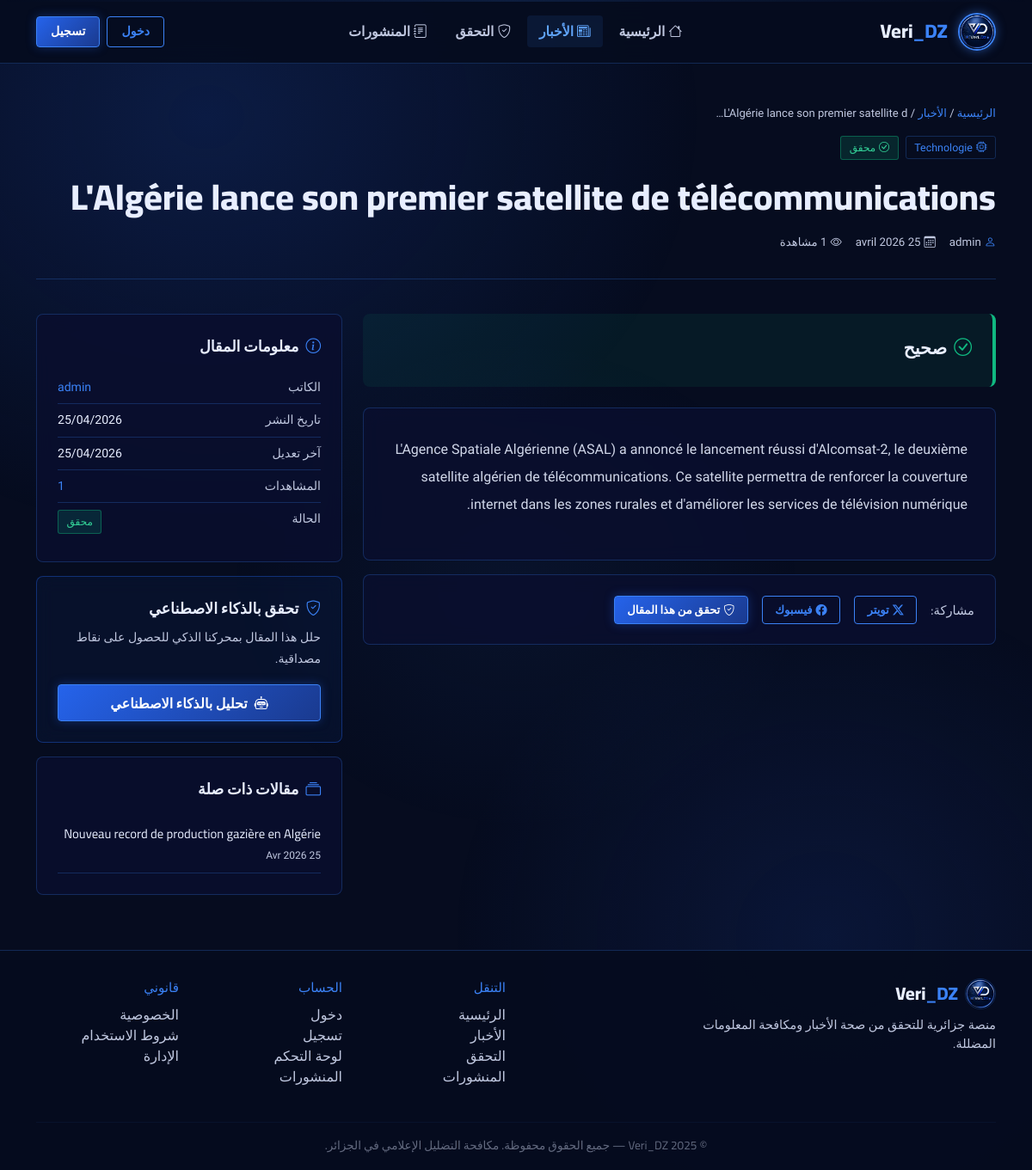
The page /news/1/ on the database its author committed.
### news/models.py (models this page shows, shortened)
class Article(models.Model):
    VERDICT_CHOICES = [
        ('unverified', 'Non vérifié'),
        ('true', 'Vrai'),
        ('false', 'Faux'),
        ('misleading', 'Trompeur'),
        ('partial', 'Partiellement vrai'),
    ]
    title = models.CharField(max_length=200)
    content = models.TextField()
    source_url = models.URLField(blank=True)
    author = models.ForeignKey(
        settings.AUTH_USER_MODEL,
        on_delete=models.CASCADE,
        related_name='articles'
    )
    category = models.ForeignKey(Category, on_delete=models.SET_NULL, null=True, blank=True)
    created_at = models.DateTimeField(auto_now_add=True)
    updated_at = models.DateTimeField(auto_now=True)
    is_verified = models.BooleanField(default=False)
    verdict = models.CharField(max_length=20, choices=VERDICT_CHOICES, default='unverified')
    verdict_explanation = models.TextField(blank=True)
    image = models.ImageField(upload_to='articles/', blank=True, null=True)
    views_count = models.PositiveIntegerField(default=0)
    class Meta:
        ordering = ['-created_at']
        verbose_name = 'Article'
        verbose_name_plural = 'Articles'

class Category(models.Model):
    name = models.CharField(max_length=100)
    slug = models.SlugField(unique=True)
    icon = models.CharField(max_length=50, default='bi-folder')
    class Meta:
        verbose_name = 'Catégorie'
        verbose_name_plural = 'Catégories'

### accounts/models.py (models this page shows, shortened)
class User(AbstractUser):
    is_journalist = models.BooleanField(default=False)
    bio = models.TextField(blank=True)
    organization = models.CharField(max_length=200, blank=True)
    avatar = models.ImageField(upload_to='avatars/', blank=True, null=True)
    class Meta:
        verbose_name = 'Utilisateur'
        verbose_name_plural = 'Utilisateurs'

### news/views.py (the view)
# urls.py: path('<int:pk>/', views.article_detail, name='article_detail'),
def article_detail(request, pk):
    article = get_object_or_404(Article, pk=pk)
    article.views_count += 1
    article.save(update_fields=['views_count'])
    related = Article.objects.filter(category=article.category).exclude(pk=pk)[:3]
    return render(request, 'news/article_detail.html', {'article': article, 'related': related})

### news/templates/news/article_detail.html (shortened to what this page needs)
{% extends 'base.html' %}
{% block nav_news %}active{% endblock %}
{% block content %}
<div class="container">
    <div class="article-hero">
        <div class="breadcrumb-vd">
            <a href="/">الرئيسية</a> / <a href="/news/">الأخبار</a> / {{ article.title|truncatechars:40 }}
        </div>
        <div class="d-flex flex-wrap gap-2 align-items-center mb-3">
            {% if article.category %}
            <span style="font-family:var(--font-body);font-size:0.78rem;color:var(--vd-bright);border:1px solid var(--vd-border);border-radius:3px;padding:0.2rem 0.6rem;">
                <i class="bi {{ article.category.icon }} me-1"></i>{{ article.category.name }}
            </span>
            {% endif %}
            {% if article.is_verified %}
            <span class="badge-verified"><i class="bi bi-check-circle me-1"></i>محقق</span>
            {% else %}
            <span class="badge-unverified">قيد الانتظار</span>
            {% endif %}
        </div>
        <h1 class="article-main-title">{{ article.title }}</h1>
        <div class="d-flex flex-wrap gap-3 align-items-center" style="font-family:var(--font-body);font-size:0.83rem;color:var(--vd-silver);">
            <span><i class="bi bi-person me-1 text-vd-accent"></i>{{ article.author.username }}</span>
            <span><i class="bi bi-calendar3 me-1"></i>{{ article.created_at|date:"d F Y" }}</span>
            <span><i class="bi bi-eye me-1"></i>{{ article.views_count }} مشاهدة</span>
        </div>
    </div>
    <div class="row g-4">
        <div class="col-lg-8">
            {% if article.verdict != 'unverified' %}
            <div class="verdict-panel {{ article.verdict }}">
                <div class="verdict-label">
                    {% if article.verdict == 'true' %}<i class="bi bi-check-circle me-2" style="color:#10b981;"></i>صحيح
                    {% elif article.verdict == 'false' %}<i class="bi bi-x-circle me-2" style="color:#ef4444;"></i>خاطئ
                    {% elif article.verdict == 'misleading' %}<i class="bi bi-exclamation-triangle me-2" style="color:#f59e0b;"></i>مضلل
                    {% elif article.verdict == 'partial' %}<i class="bi bi-slash-circle me-2" style="color:#8b5cf6;"></i>صحيح جزئياً
                    {% endif %}
                </div>
            </div>
            {% endif %}
            <div class="article-body">{{ article.content|linebreaks }}</div>
            <div class="vd-card mt-3 d-flex align-items-center gap-3 flex-wrap">
                <span class="font-main text-vd-silver" style="font-size:0.92rem;">مشاركة:</span>
                <a href="https://twitter.com/intent/tweet?text={{ article.title|urlencode }}&url={{ request.build_absolute_uri }}" target="_blank" class="btn-vd-outline" style="font-size:0.82rem;padding:0.35rem 0.9rem;">
                   <i class="bi bi-twitter-x me-1"></i>تويتر
                </a>
                <a href="https://www.facebook.com/sharer/sharer.php?u={{ request.build_absolute_uri }}" target="_blank" class="btn-vd-outline" style="font-size:0.82rem;padding:0.35rem 0.9rem;">
                   <i class="bi bi-facebook me-1"></i>فيسبوك
                </a>
                <a href="/fact-check/" class="btn-vd-primary" style="font-size:0.82rem;padding:0.35rem 0.9rem;">
                    <i class="bi bi-shield-check me-1"></i>تحقق من هذا المقال
                </a>
            </div>
        </div>
        <div class="col-lg-4">
            <div class="vd-card mb-3">
                <div class="vd-card-title mb-3"><i class="bi bi-info-circle me-2 text-vd-accent"></i>معلومات المقال</div>
                <div class="stat-row"><span class="text-vd-silver">الكاتب</span><span class="text-vd-accent">{{ article.author.username }}</span></div>
                <div class="stat-row"><span class="text-vd-silver">تاريخ النشر</span><span>{{ article.created_at|date:"d/m/Y" }}</span></div>
                <div class="stat-row"><span class="text-vd-silver">آخر تعديل</span><span>{{ article.updated_at|date:"d/m/Y" }}</span></div>
                <div class="stat-row"><span class="text-vd-silver">المشاهدات</span><span class="text-vd-accent">{{ article.views_count }}</span></div>
                <div class="stat-row">
                    <span class="text-vd-silver">الحالة</span>
                    {% if article.is_verified %}<span class="badge-verified">محقق</span>{% else %}<span class="badge-unverified">قيد الانتظار</span>{% endif %}
                </div>
            </div>
            <div class="vd-card mb-3" style="border-color:rgba(37,99,235,0.4);background:rgba(37,99,235,0.06);">
                <div class="vd-card-title mb-2"><i class="bi bi-shield-check me-2 text-vd-accent"></i>تحقق بالذكاء الاصطناعي</div>
                <p class="text-vd-silver" style="font-size:0.88rem;font-family:var(--font-body);line-height:1.8;">حلل هذا المقال بمحركنا الذكي للحصول على نقاط مصداقية.</p>
                <a href="/fact-check/" class="btn-vd-primary w-100 text-center" style="padding:0.55rem;">
                    <i class="bi bi-robot me-2"></i>تحليل بالذكاء الاصطناعي
                </a>
            </div>
            {% if related %}
            <div class="vd-card">
                <div class="vd-card-title mb-3"><i class="bi bi-collection me-2 text-vd-accent"></i>مقالات ذات صلة</div>
                {% for rel in related %}
                <a href="/news/{{ rel.pk }}/" style="text-decoration:none;color:inherit;">
                    <div style="padding:0.7rem 0;border-bottom:1px solid var(--vd-border);">
                        <div style="font-family:var(--font-main);font-size:0.92rem;color:var(--vd-white);line-height:1.5;">{{ rel.title|truncatechars:60 }}</div>
                        <div style="font-family:var(--font-body);font-size:0.75rem;color:var(--vd-silver);margin-top:0.3rem;">{{ rel.created_at|date:"d M Y" }}</div>
                    </div>
                </a>
                {% endfor %}
            </div>
            {% endif %}
        </div>
    </div>
</div>
{% endblock %}

### templates/base.html (style rules this page uses)
:root { --vd-navy: #0a0f2e; --vd-dark: #060c1f; --vd-blue: #1a3a8f; --vd-accent: #2563eb; --vd-bright: #3b82f6; --vd-glow: #60a5fa; --vd-silver: #c0c8e0; --vd-white: #e8eeff; --vd-border: rgba(59,130,246,0.25); --vd-card-bg: rgba(10,15,46,0.85); --vd-panel: rgba(26,58,143,0.12); --font-main: 'Cairo', sans-serif; --font-body: 'Tajawal', sans-serif; --sidebar-width: 280px; }
* { box-sizing: border-box; }
body { background: var(--vd-dark); color: var(--vd-white); font-family: var(--font-body); min-height: 100vh; overflow-x: hidden; direction: rtl; }
body::before { content: ''; position: fixed; inset: 0; background: radial-gradient(ellipse 80% 60% at 20% 10%, rgba(37,99,235,0.18) 0%, transparent 60%), radial-gradient(ellipse 60% 50% at 80% 80%, rgba(26,58,143,0.22) 0%, transparent 60%), radial-gradient(ellipse 40% 30% at 50% 50%, rgba(59,130,246,0.06) 0%, transparent 70%); pointer-events: none; z-index: 0; }
.btn-vd-primary { background: linear-gradient(135deg, var(--vd-accent), var(--vd-blue)); color: #fff; border: 1px solid var(--vd-bright); font-family: var(--font-main); font-size: 1rem; font-weight: 700; padding: 0.55rem 1.6rem; border-radius: 4px; transition: all 0.25s; box-shadow: 0 0 12px rgba(37,99,235,0.35); text-decoration: none; display: inline-block; }
.btn-vd-outline { background: transparent; color: var(--vd-bright); border: 1px solid var(--vd-bright); font-family: var(--font-main); font-size: 1rem; font-weight: 700; padding: 0.55rem 1.6rem; border-radius: 4px; transition: all 0.25s; text-decoration: none; display: inline-block; }
.vd-card { background: var(--vd-card-bg); border: 1px solid var(--vd-border); border-radius: 8px; padding: 1.5rem; backdrop-filter: blur(10px); transition: border-color 0.3s, box-shadow 0.3s; }
.vd-card-title { font-family: var(--font-main); font-size: 1.1rem; font-weight: 700; color: var(--vd-white); }
.badge-verified { background: rgba(16,185,129,0.15); color: #34d399; border: 1px solid rgba(16,185,129,0.4); font-family: var(--font-main); font-size: 0.75rem; padding: 0.25rem 0.6rem; border-radius: 3px; }
.text-vd-accent { color: var(--vd-bright); }
.text-vd-silver { color: var(--vd-silver); }
.font-main { font-family: var(--font-main); }
.bi { margin-left: 4px; margin-right: 0; }
.me-1 { margin-left: 0.25rem !important; margin-right: 0 !important; }
.me-2 { margin-left: 0.5rem !important; margin-right: 0 !important; }

### news/templates/news/article_detail.html (style rules this page uses)
.article-hero { padding: 3rem 0 2rem; border-bottom: 1px solid var(--vd-border); margin-bottom: 2.5rem; }
.breadcrumb-vd { font-family: var(--font-body); font-size: 0.82rem; color: var(--vd-silver); margin-bottom: 1rem; }
.breadcrumb-vd a { color: var(--vd-bright); text-decoration: none; }
.article-main-title { font-family: var(--font-main); font-size: clamp(1.8rem, 3.5vw, 2.6rem); font-weight: 800; color: var(--vd-white); line-height: 1.3; margin-bottom: 1rem; }
.article-body { background: var(--vd-card-bg); border: 1px solid var(--vd-border); border-radius: 8px; padding: 2rem; font-size: 1rem; line-height: 2; color: rgba(232,238,255,0.9); backdrop-filter: blur(10px); font-family: var(--font-body); }
.verdict-panel { border-radius: 8px; padding: 1.5rem; margin-bottom: 1.5rem; border-right: 4px solid; border-left: none; }
.verdict-panel.true { background:rgba(16,185,129,0.08);border-color:#10b981; }
.verdict-label { font-family: var(--font-main); font-size: 1.3rem; font-weight: 800; margin-bottom: 0.4rem; }
.stat-row { display: flex; justify-content: space-between; padding: 0.5rem 0; border-bottom: 1px solid var(--vd-border); font-size: 0.88rem; font-family: var(--font-body); }
.stat-row:last-child { border-bottom: none; }

### rows shown on the page
Article: title "L'Algérie lance son premier satellite d…", category.name "Technologie", title "L'Algérie lance son premier satellite de télécommunications", author.username "admin", created_at "25 avril 2026", content "L'Agence Spatiale Algérienne (ASAL) a annoncé le lancement réussi d'Alcomsat-2, le deuxième satellite algérien de télécommunications. Ce satellite permettra de renforcer la couverture internet dans les zones rurales et d'améliorer les services de télévision numérique.", created_at "25/04/2026", updated_at "25/04/2026", views_count "1"
Article: title "Nouveau record de production gazière en Algérie", created_at "25 Avr 2026"
